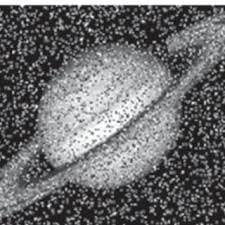
#> input picture Offline on CFT/noisy_image.png, 225 x 225 px
$ python test.py
#> lines starting #> are read from the running program, lines starting #| are printed output that depends on the picture
from os import path
import numpy as np
import matplotlib.pyplot as plt
from imageio import imread

# =====================================================
# Continuous Image Class
# =====================================================


class ContinuousImage:
    """
    Represents an image as a continuous 2D signal.
    """

    def __init__(self, image_path):
#> called with image_path = 'noisy_image.png'
        self.image = imread(image_path, mode='L')
#> self.image: shape (225, 225); min 4, max 255, mean 109.2
        self.image = self.image / np.max(self.image)

        # Define continuous spatial axes
        self.x = np.linspace(-1, 1, self.image.shape[1])
#> self.x = 225 values from -1 to 1
        self.y = np.linspace(-1, 1, self.image.shape[0])
#> self.y = 225 values from -1 to 1

    def show(self, title="Image"):
        plt.imshow(self.image, cmap='gray')
        plt.title(title)
        plt.axis('off')
        plt.show()


# =====================================================
# 2D Continuous Fourier Transform Class
# =====================================================
class CFT2D:
    """
    Computes 2D Continuous Fourier Transform
    using separability and numerical integration.
    """

    def __init__(self, image_obj: ContinuousImage):
        self.I = image_obj.image
        self.x = image_obj.x
        self.y = image_obj.y

    def compute_cft(self):
        """
        Compute real and imaginary parts of 2D CFT.
        Simplified using vectorized operations.
        """
        rows, cols = self.I.shape
#> rows = 225; cols = 225
        real = np.zeros((cols, rows))
        img = np.zeros((cols, rows))

        # Create meshgrids for spatial coordinates
        X, Y = np.meshgrid(self.x, self.y, indexing='xy')

        for i, ui in enumerate(self.x):
            for j, vj in enumerate(self.y):
                print(f"u: {i}/{cols} v: {j}/{rows}")

                # Compute phase for all spatial points at once
                phase = 2 * np.pi * (ui * X + vj * Y)

                # Compute integrands
                cos_integrand = self.I * np.cos(phase)
                sin_integrand = self.I * np.sin(phase)

                # Double integration using trapezoid rule
                real[i, j] = np.trapezoid(np.trapezoid(
                    cos_integrand, self.y, axis=0), self.x)
                img[i, j] = - \
                    np.trapezoid(np.trapezoid(
                        sin_integrand, self.y, axis=0), self.x)
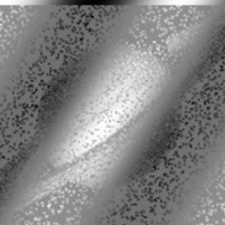
#> cos_integrand: shape (225, 225) float64; min -1, max 1, mean 0.0262; drawn with min black and max white
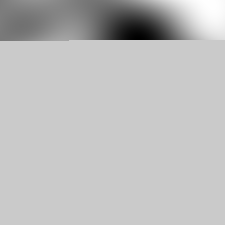
#> img: shape (225, 225) float64; min -0.0616, max 0.016, mean -0.00368; drawn with min black and max white
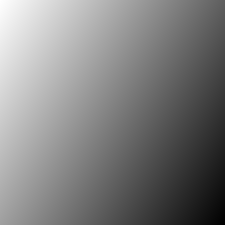
#> phase: shape (225, 225) float64; min -6.45, max 6.45, mean 3.23e-16; drawn with min black and max white
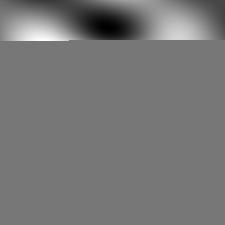
#> real: shape (225, 225) float64; min -0.161, max 0.182, mean -0.000473; drawn with min black and max white
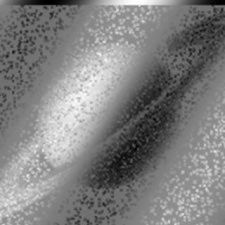
#> sin_integrand: shape (225, 225) float64; min -1, max 1, mean 0.00275; drawn with min black and max white

        return real, img

    # [13 lines left out: function plot_magnitude, not called in this run]


# =====================================================
# Frequency Filtering
# =====================================================
class FrequencyFilter:
    # [10 lines left out: function low_pass, not called in this run]

# =====================================================
# Inverse 2D Continuous Fourier Transform
# =====================================================


class InverseCFT2D:
    """
    Reconstructs image from 2D frequency spectrum.
    """

    # [33 lines left out: functions __init__, reconstruct, not called in this run]


# =====================================================
# Main Execution (Task 2)
# =====================================================
img = ContinuousImage("noisy_image.png")
img.show("Original Image")

cft2d = CFT2D(img)
#> (the run stopped early here; a loop or call above may not have finished)
